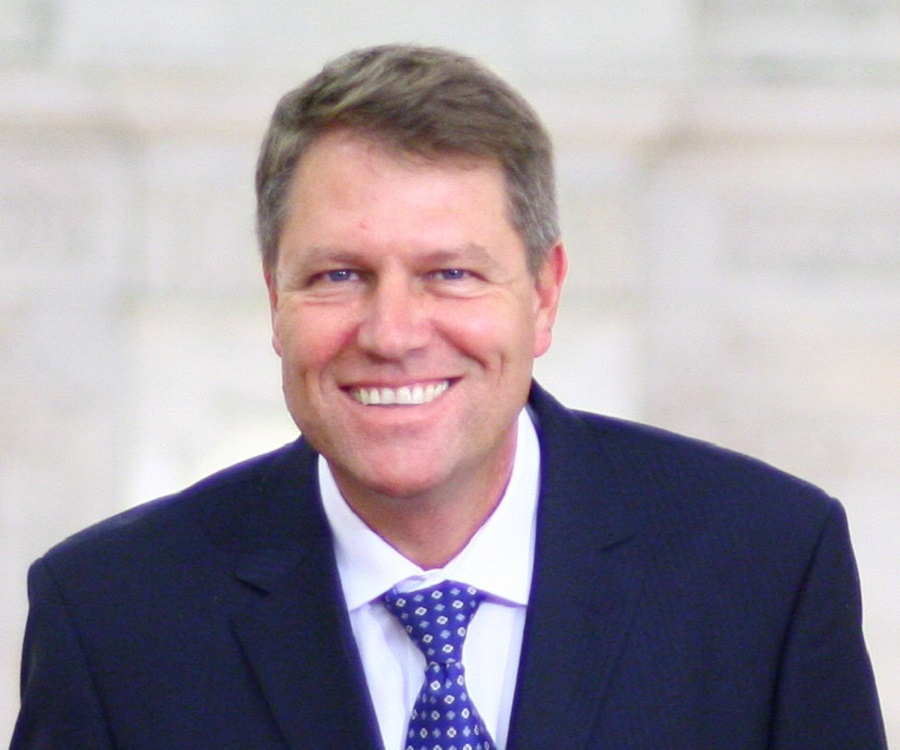
#> input picture 02 Simple Image Manipulations (First Steps)/img/KlausIohannis.jpg, 900 x 750 px
$ jupyter execute '2 Simple Image Manipulations (First Steps).ipynb'   (shell and % lines are left out)
#> lines starting #> are read from the running program, lines starting #| are printed output that depends on the picture; after the words box and inside, x2 and y2 are one past the last pixel; in counts of white or black regions, pixels touching at a corner belong together
Refer to https://blog.csdn.net/u012285175/article/details/84838998

### 2.1 Image Format, Thresholding, Conversion

To convert a RGB image into gray-scale image, one converts the color values to a gray value L by adding
the three components according to a specific ratio, for instance:

**L = 0.2989 · R + 0.5870 · G + 0.1140 · B**

[cell 1]
from numpy import arange, ones, histogram
from skimage.io import imread
from skimage.color import rgb2gray
from scipy.signal import convolve2d

Irgb = imread('img/KlausIohannis.jpg') # loading the image
#> Irgb is the input picture: shape (750, 900, 3); mean R, G, B 161.3, 152.6, 162.3
Igry = rgb2gray(Irgb) # convert to gray-scale
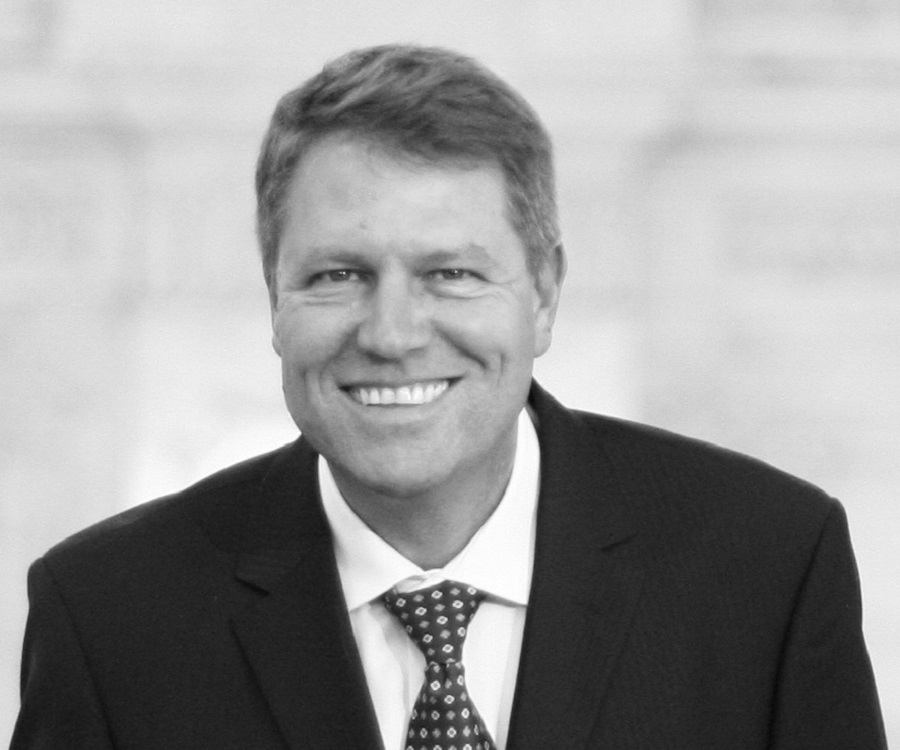
#> Igry: shape (750, 900) float64; min 0.0325, max 1, mean 0.609
# 这里 Igry 的元素是 float型，范围 [0, 1.0]
IrgbCen = Irgb[100:500,250:570,:] # zoom into center
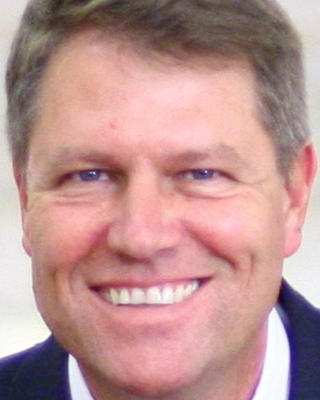
#> IrgbCen: shape (400, 320, 3); mean R, G, B 187.4, 147.3, 145.4
Igreen = Irgb[:,:,2] # green channel only
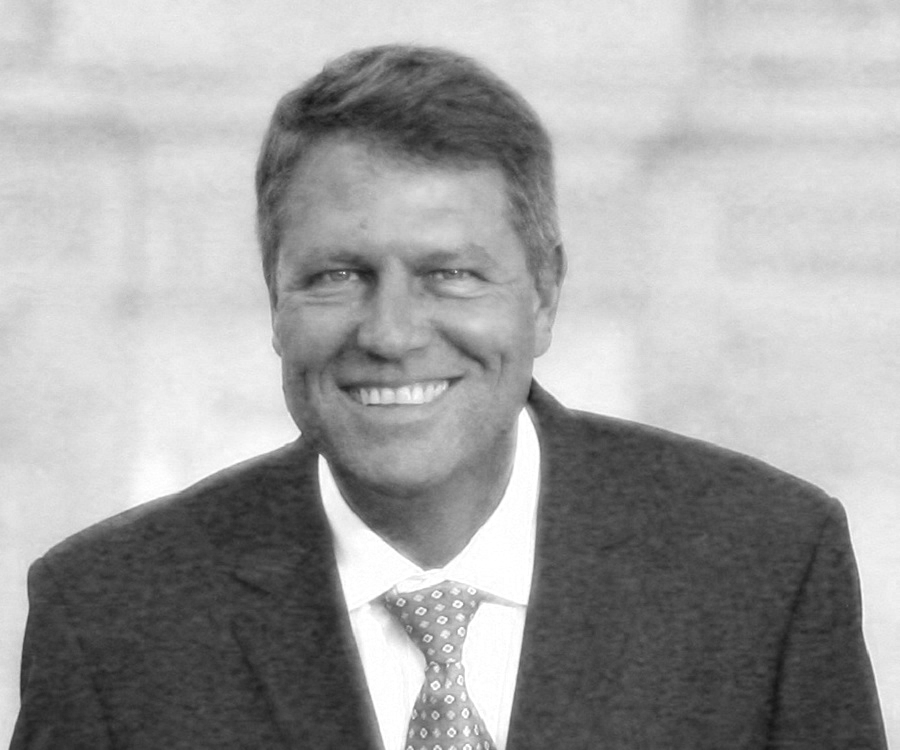
#> Igreen: shape (750, 900); min 20, max 255, mean 162.3
BWflw = Igry>0.3 # thresholding (black-white image)
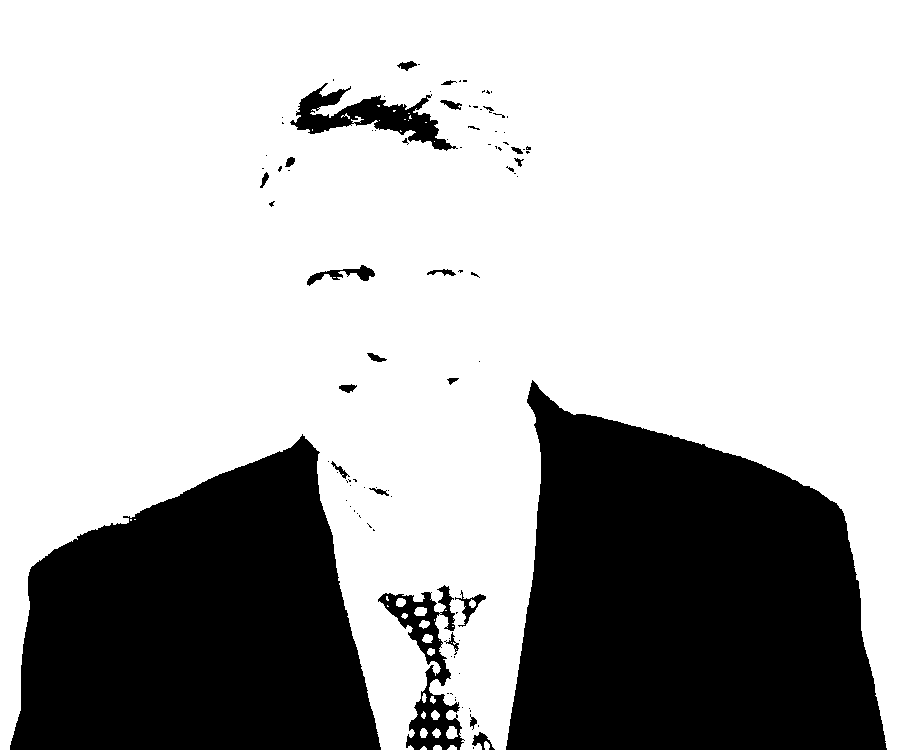
#> BWflw: shape (750, 900) bool; 71.1% white; 97 black regions (72 under 20 px), largest, box (x1, y1, x2, y2) and area: (506, 380, 887, 750) 101736, (10, 434, 381, 750) 82406, (378, 585, 465, 750) 4413
Iblur = convolve2d(Igry,ones((25,25))) # blurring the image
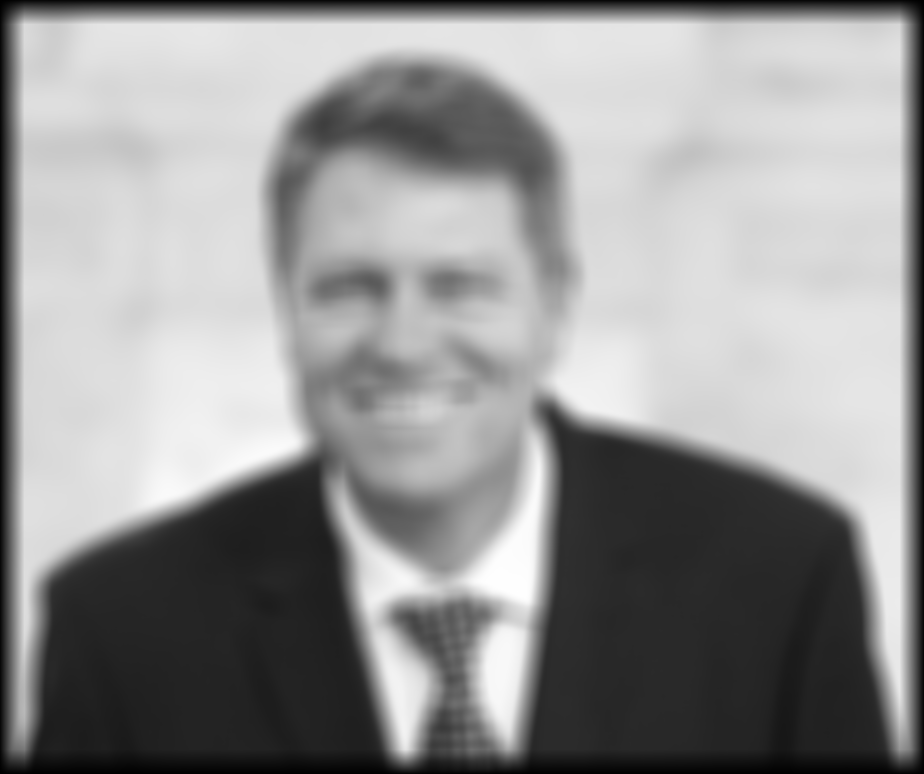
#> Iblur: shape (774, 924) float64; min 0.819, max 619.4, mean 359; drawn with min black and max white

[cell 2]
from matplotlib.pyplot import figure, subplot, imshow, plot, hist, title, cm

figure(figsize=(15,15)); (nr,nc) = (3,2)
subplot(nr,nc,1); imshow(Irgb); title('Original')
subplot(nr,nc,2); imshow(Igry, cmap=cm.gray); title('Gray-Scale')
subplot(nr,nc,3); imshow(IrgbCen); title('Sub-Selection (Zoom)')
subplot(nr,nc,4); hist(Igreen.flatten(),bins=arange(256)); title('Histogram of Green Channel')
subplot(nr,nc,5); imshow(BWflw); title('Black-White (Logical) Image')
subplot(nr,nc,6); imshow(Iblur, cmap=cm.gray); title('Blurred Image')
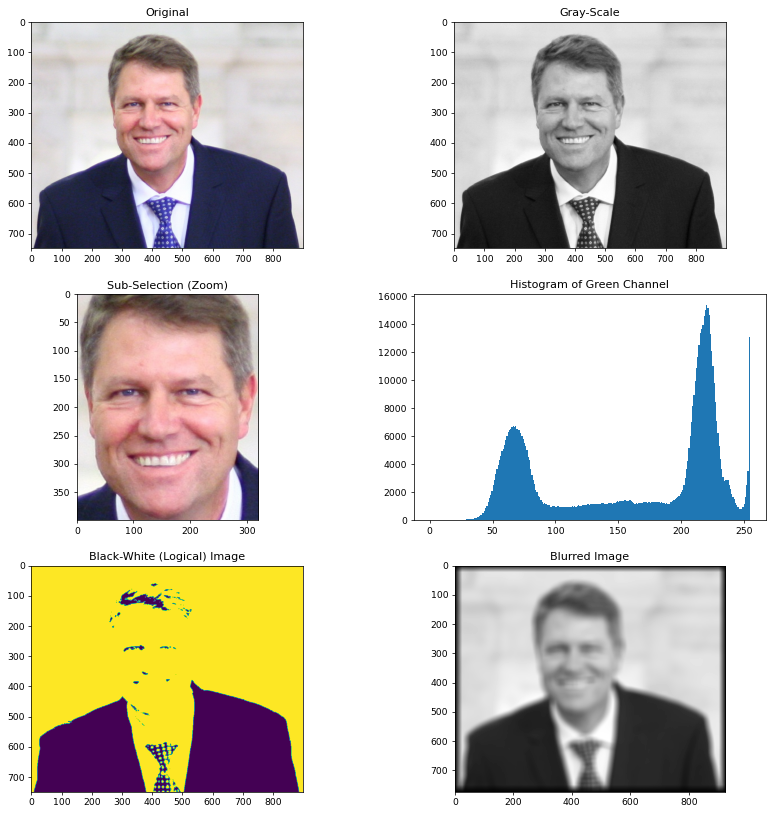
#> figure drawn by matplotlib, 6 panels; panel 4: tallest bar 15390 high, from x = 220 to 221

### 2.2 Image Enhancement

If an image shows low contrast, then it can be manipulated to show higher contrast by shifting its pixel
values according to some distribution. The manipulations are typically based on the image histogram (Fig.
2 center right). In an image with low contrast, the histogram shows a peak at either side, see Fig. 4 left
side. During the equalization process, that histogram peak is moved more toward the center (right side in
Figure), based on an input histogram distribution. The result is often visually appealing and is also used
occasionally when training recognition systems.

In Python those functions are within module **skimage.exposure**. For instance with **equalize_hist** the
histogram equalization is carried, whereby there the default input histogram consists of 256 bins.

即：低对比度，可以使用直方图均衡，视觉效果一般会改善，偶尔也用在识别系统中。

对于椒盐噪声，可以使用中值滤波。

A type of ‘noise’ that is also called saltand-pepper noise, because those stand-out pixels appear like grains of salt (bright) or pepper (dark) on an image.

In Python the function **medfilt2d** can be found in module **scipy.signal**.

### 2.3 Face Part Detection

- 在水平和垂直方向上积分
- 分别低通滤波，过滤高频极值
- 极值检测

这种类型的面部局部定位稍微简单，但其时间复杂度较低，这就是为什么这种方法经常被用作更复杂的面部特征跟踪系统的第一阶段的原因。 许多应用的计算机视觉系统由级联的子系统组成，这些子系统逐渐地以越来越高的精度执行任务。

[cell 3]
from numpy         import asarray, diff, nonzero, shape, sign, sum
from skimage.io    import imread
from skimage.color import rgb2gray
from scipy.signal  import convolve, get_window, argrelmax, argrelmin

#%% ----    Load Image -----
Irgb  = imread('img/KlausIohannisCrop.jpg')  # image is color [m n 3]
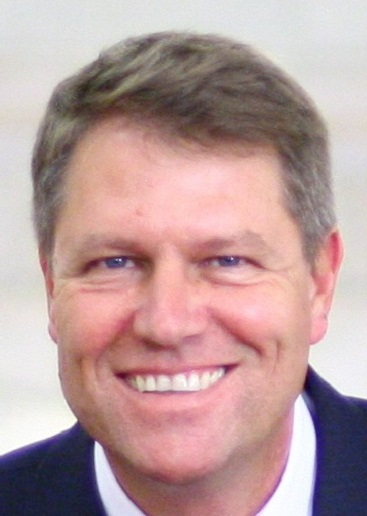
#> input picture 02 Simple Image Manipulations (First Steps)/img/KlausIohannisCrop.jpg, 367 x 516 px
#> Irgb is the input picture: shape (516, 367, 3); mean R, G, B 186.2, 157.4, 157
Ig    = rgb2gray(Irgb)      # turn into graylevel image
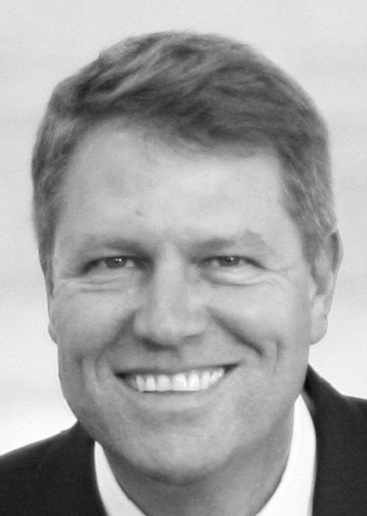
#> Ig: shape (516, 367) float64; min 0.0274, max 1, mean 0.641
Ig    = Ig[34:-36,34:-36]   # crop borders a bit more
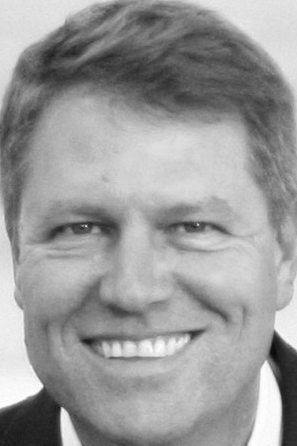
#> Ig: shape (446, 297) float64; min 0.0274, max 0.999, mean 0.607
(h,w) = shape(Ig)           # image height and width
#> h = 446; w = 297

[cell 4]
#%% =====   Raw Profiles   ======
Pver    = sum(Ig,axis=0)  # vertical intensity profile
#> Pver = 297 values, max 335.4 at index 0, min 226.6 at index 48, mean 270.9
Phor    = sum(Ig,axis=1)  # horizontal
#> Phor = 446 values, max 245.2 at index 0, min 105.7 at index 79, mean 180.4
# 对于 sum()，axis = None，全部加起来。axis = 0，累加行，axis = 1，累加列

#%% =====   Smoothen Profiles    =======
sgm     = 10
nPf     = round(w*0.10);                    # #points: fraction of image width
#> nPf = 30
LowFlt  = get_window(('gaussian', sgm),nPf) # generate a Gaussian
LowFlt  = LowFlt / sum(LowFlt)              # normalize the filter
Pverf   = convolve(Pver, LowFlt, 'same')    # filter vertical profile
#> Pverf = 297 values, max 296.8 at index 261, min 149.9 at index 0, mean 264.7
Phorf   = convolve(Phor, LowFlt, 'same')    # filter horizontal profile
#> Phorf = 446 values, max 220.2 at index 269, min 78.34 at index 445, mean 177.9

#%% =====   Detect Extrema     =======
LocMaxVer   = argrelmax(Pverf)              # peaks
#> LocMaxVer = ([15, 72, 147, 261],)
LocMinVer   = argrelmin(Pverf)              # troughs (sinks)
#> LocMinVer = ([47, 100, 189],)
LocMaxHor   = argrelmax(Phorf)              # peaks
#> LocMaxHor = ([15, 182, 269, 354, 376],)
LocMinHor   = argrelmin(Phorf)              # troughs (sinks)
#> LocMinHor = ([76, 223, 310, 369],)

[cell 5]
#%% ---- Plotting
from matplotlib.pyplot import figure, subplot, imshow, plot, title, xlim, ylim, cm

figure(figsize=(15,10)) # w=15, h=10，单位英寸
subplot(1,2,1) # 一行二列，第1幅图
imshow(Ig, cmap=cm.gray)

subplot(2,2,2) # 二行二列，第2幅图
plot(Pver,'k')
plot(Pverf,'m')
plot(LocMaxVer[0],Pverf[LocMaxVer],'g^')
plot(LocMinVer[0],Pverf[LocMinVer],'rv')
xlim(1,w)
title('Vertical Profile')

subplot(2,2,4)
plot(Phor,'k')
plot(Phorf,'m')
plot(LocMaxHor[0],Phorf[LocMaxHor],'g^')
plot(LocMinHor[0],Phorf[LocMinHor],'rv')
ylim(1,h)
title('Horizontal Profile')
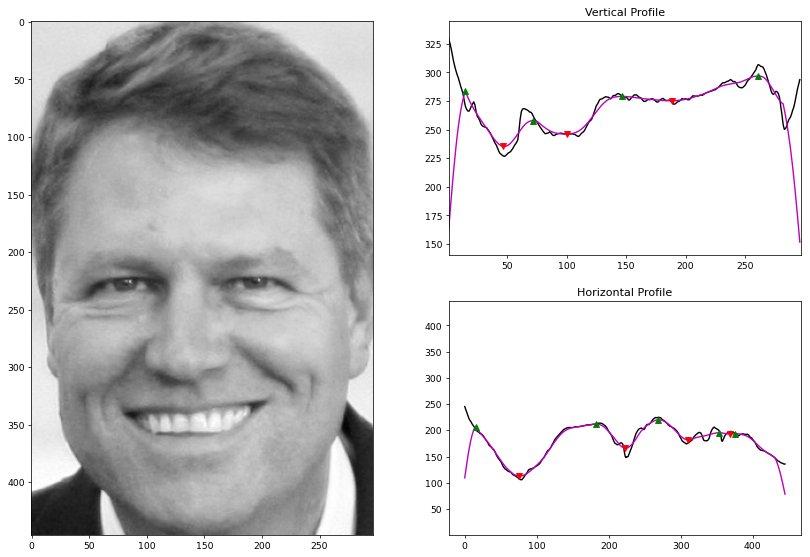
#> figure drawn by matplotlib, 3 panels; panel 2: curve peaks at x = 0, y = 335.4; panel 2: curve peaks at x = 261, y = 296.8; panel 3: curve peaks at x = 0, y = 245.2; panel 3: curve peaks at x = 269, y = 220.2
